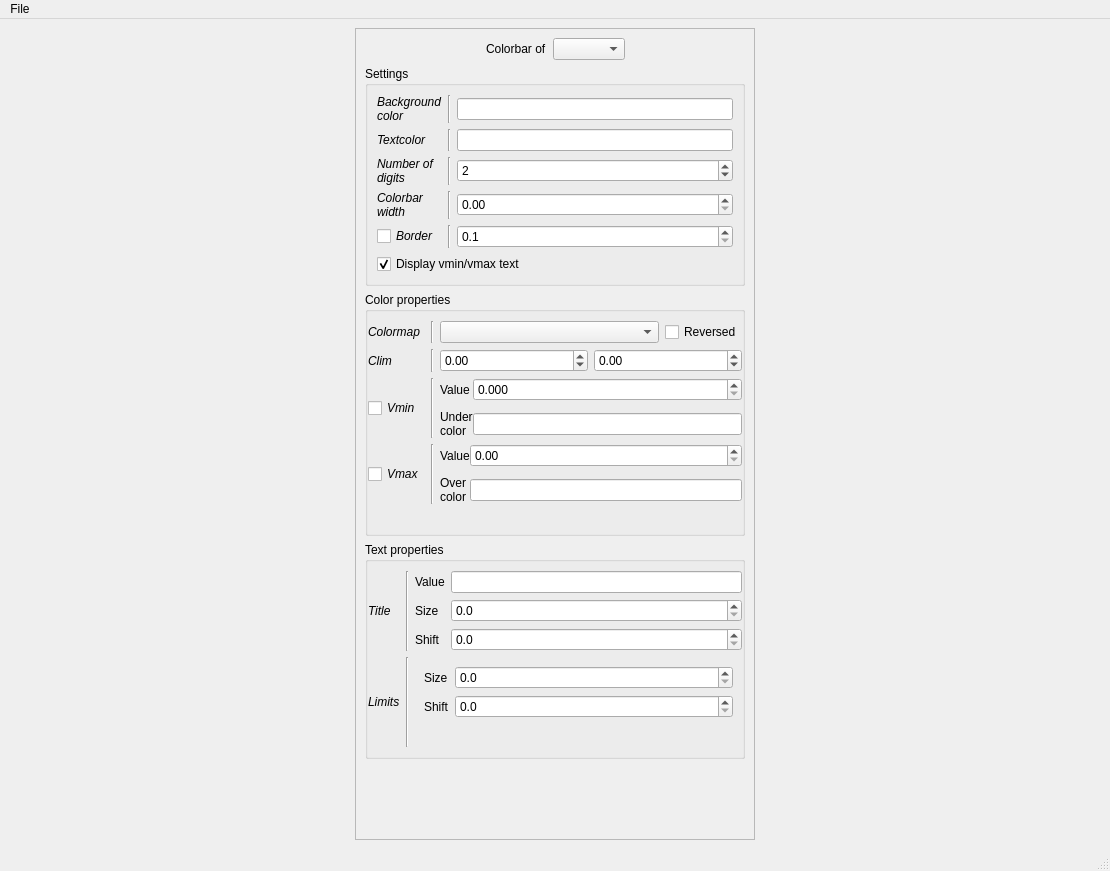
<?xml version="1.0" encoding="UTF-8"?>
<ui version="4.0">
 <class>MainWindow</class>
 <widget class="QMainWindow" name="MainWindow">
  <property name="geometry">
   <rect>
    <x>0</x>
    <y>0</y>
    <width>1110</width>
    <height>871</height>
   </rect>
  </property>
  <property name="windowTitle">
   <string>Colorbar editor</string>
  </property>
  <widget class="QWidget" name="centralwidget">
   <layout class="QHBoxLayout" name="horizontalLayout_2">
    <item>
     <widget class="QFrame" name="frame">
      <property name="minimumSize">
       <size>
        <width>300</width>
        <height>0</height>
       </size>
      </property>
      <property name="maximumSize">
       <size>
        <width>400</width>
        <height>16777215</height>
       </size>
      </property>
      <property name="frameShape">
       <enum>QFrame::StyledPanel</enum>
      </property>
      <property name="frameShadow">
       <enum>QFrame::Raised</enum>
      </property>
      <layout class="QVBoxLayout" name="verticalLayout">
       <item>
        <layout class="QHBoxLayout" name="horizontalLayout">
         <item>
          <spacer name="horizontalSpacer">
           <property name="orientation">
            <enum>Qt::Horizontal</enum>
           </property>
           <property name="sizeHint" stdset="0">
            <size>
             <width>40</width>
             <height>20</height>
            </size>
           </property>
          </spacer>
         </item>
         <item>
          <widget class="QLabel" name="label_18">
           <property name="text">
            <string>Colorbar of</string>
           </property>
          </widget>
         </item>
         <item>
          <widget class="QComboBox" name="cbObject"/>
         </item>
         <item>
          <spacer name="horizontalSpacer_4">
           <property name="orientation">
            <enum>Qt::Horizontal</enum>
           </property>
           <property name="sizeHint" stdset="0">
            <size>
             <width>40</width>
             <height>20</height>
            </size>
           </property>
          </spacer>
         </item>
        </layout>
       </item>
       <item>
        <widget class="QGroupBox" name="groupBox_3">
         <property name="title">
          <string>Settings</string>
         </property>
         <layout class="QVBoxLayout" name="verticalLayout_9">
          <item>
           <layout class="QGridLayout" name="gridLayout_7">
            <item row="5" column="0" colspan="3">
             <widget class="QCheckBox" name="cbLimTxt">
              <property name="text">
               <string>Display vmin/vmax text</string>
              </property>
              <property name="checked">
               <bool>true</bool>
              </property>
             </widget>
            </item>
            <item row="2" column="1">
             <widget class="Line" name="line_9">
              <property name="orientation">
               <enum>Qt::Vertical</enum>
              </property>
             </widget>
            </item>
            <item row="2" column="2">
             <widget class="QSpinBox" name="cbDigits">
              <property name="minimum">
               <number>1</number>
              </property>
              <property name="maximum">
               <number>6</number>
              </property>
              <property name="value">
               <number>2</number>
              </property>
             </widget>
            </item>
            <item row="3" column="0">
             <widget class="QLabel" name="label_17">
              <property name="font">
               <font>
                <italic>true</italic>
               </font>
              </property>
              <property name="text">
               <string>Colorbar
width</string>
              </property>
             </widget>
            </item>
            <item row="0" column="2">
             <widget class="QLineEdit" name="cbBckCol"/>
            </item>
            <item row="3" column="1">
             <widget class="Line" name="line_10">
              <property name="orientation">
               <enum>Qt::Vertical</enum>
              </property>
             </widget>
            </item>
            <item row="1" column="2">
             <widget class="QLineEdit" name="cbTxtCol"/>
            </item>
            <item row="1" column="1">
             <widget class="Line" name="line_7">
              <property name="orientation">
               <enum>Qt::Vertical</enum>
              </property>
             </widget>
            </item>
            <item row="2" column="0">
             <widget class="QLabel" name="label_16">
              <property name="font">
               <font>
                <italic>true</italic>
               </font>
              </property>
              <property name="text">
               <string>Number of
digits</string>
              </property>
             </widget>
            </item>
            <item row="0" column="1">
             <widget class="Line" name="line_6">
              <property name="orientation">
               <enum>Qt::Vertical</enum>
              </property>
             </widget>
            </item>
            <item row="0" column="0">
             <widget class="QLabel" name="label_8">
              <property name="font">
               <font>
                <italic>true</italic>
               </font>
              </property>
              <property name="text">
               <string>Background
color</string>
              </property>
             </widget>
            </item>
            <item row="3" column="2">
             <widget class="QDoubleSpinBox" name="cbWidth">
              <property name="singleStep">
               <double>0.010000000000000</double>
              </property>
             </widget>
            </item>
            <item row="4" column="0">
             <widget class="QCheckBox" name="cbBorder">
              <property name="font">
               <font>
                <italic>true</italic>
               </font>
              </property>
              <property name="text">
               <string>Border</string>
              </property>
             </widget>
            </item>
            <item row="4" column="1">
             <widget class="Line" name="line_11">
              <property name="orientation">
               <enum>Qt::Vertical</enum>
              </property>
             </widget>
            </item>
            <item row="1" column="0">
             <widget class="QLabel" name="label_9">
              <property name="font">
               <font>
                <italic>true</italic>
               </font>
              </property>
              <property name="text">
               <string>Textcolor</string>
              </property>
             </widget>
            </item>
            <item row="4" column="2">
             <widget class="QDoubleSpinBox" name="cbBw">
              <property name="decimals">
               <number>1</number>
              </property>
              <property name="minimum">
               <double>0.100000000000000</double>
              </property>
             </widget>
            </item>
           </layout>
          </item>
         </layout>
        </widget>
       </item>
       <item>
        <widget class="QGroupBox" name="groupBox_2">
         <property name="title">
          <string>Color properties</string>
         </property>
         <layout class="QVBoxLayout" name="verticalLayout_4">
          <property name="leftMargin">
           <number>0</number>
          </property>
          <property name="rightMargin">
           <number>0</number>
          </property>
          <item>
           <layout class="QGridLayout" name="gridLayout">
            <item row="3" column="2" colspan="2">
             <widget class="QWidget" name="cbVmaxW" native="true">
              <layout class="QVBoxLayout" name="verticalLayout_3">
               <property name="spacing">
                <number>0</number>
               </property>
               <property name="margin">
                <number>0</number>
               </property>
               <item>
                <layout class="QGridLayout" name="gridLayout_3">
                 <property name="verticalSpacing">
                  <number>9</number>
                 </property>
                 <item row="1" column="1">
                  <widget class="QLineEdit" name="cbVmaxOver"/>
                 </item>
                 <item row="0" column="0">
                  <widget class="QLabel" name="label_5">
                   <property name="text">
                    <string>Value</string>
                   </property>
                  </widget>
                 </item>
                 <item row="0" column="1">
                  <widget class="QDoubleSpinBox" name="cbVmaxVal"/>
                 </item>
                 <item row="1" column="0">
                  <widget class="QLabel" name="label_6">
                   <property name="text">
                    <string>Over
color</string>
                   </property>
                  </widget>
                 </item>
                </layout>
               </item>
              </layout>
             </widget>
            </item>
            <item row="0" column="2">
             <widget class="QComboBox" name="cbCmap"/>
            </item>
            <item row="0" column="3">
             <widget class="QCheckBox" name="cbCmapRev">
              <property name="text">
               <string>Reversed</string>
              </property>
             </widget>
            </item>
            <item row="1" column="1">
             <widget class="Line" name="line_3">
              <property name="orientation">
               <enum>Qt::Vertical</enum>
              </property>
             </widget>
            </item>
            <item row="3" column="1">
             <widget class="Line" name="line_2">
              <property name="orientation">
               <enum>Qt::Vertical</enum>
              </property>
             </widget>
            </item>
            <item row="2" column="1">
             <widget class="Line" name="line">
              <property name="orientation">
               <enum>Qt::Vertical</enum>
              </property>
             </widget>
            </item>
            <item row="0" column="1">
             <widget class="Line" name="line_4">
              <property name="orientation">
               <enum>Qt::Vertical</enum>
              </property>
             </widget>
            </item>
            <item row="2" column="2" colspan="2">
             <widget class="QWidget" name="cbVminW" native="true">
              <layout class="QVBoxLayout" name="verticalLayout_2">
               <property name="spacing">
                <number>0</number>
               </property>
               <property name="margin">
                <number>0</number>
               </property>
               <item>
                <layout class="QGridLayout" name="gridLayout_2">
                 <property name="verticalSpacing">
                  <number>9</number>
                 </property>
                 <item row="0" column="0">
                  <widget class="QLabel" name="label_3">
                   <property name="text">
                    <string>Value</string>
                   </property>
                  </widget>
                 </item>
                 <item row="0" column="1">
                  <widget class="QDoubleSpinBox" name="cbVminVal">
                   <property name="decimals">
                    <number>3</number>
                   </property>
                  </widget>
                 </item>
                 <item row="1" column="0">
                  <widget class="QLabel" name="label_4">
                   <property name="text">
                    <string>Under
color</string>
                   </property>
                  </widget>
                 </item>
                 <item row="1" column="1">
                  <widget class="QLineEdit" name="cbVminUnder"/>
                 </item>
                </layout>
               </item>
              </layout>
             </widget>
            </item>
            <item row="4" column="2">
             <spacer name="horizontalSpacer_3">
              <property name="orientation">
               <enum>Qt::Horizontal</enum>
              </property>
              <property name="sizeHint" stdset="0">
               <size>
                <width>40</width>
                <height>20</height>
               </size>
              </property>
             </spacer>
            </item>
            <item row="3" column="0">
             <widget class="QCheckBox" name="cbVmaxChk">
              <property name="font">
               <font>
                <italic>true</italic>
               </font>
              </property>
              <property name="text">
               <string>Vmax</string>
              </property>
             </widget>
            </item>
            <item row="2" column="0">
             <widget class="QCheckBox" name="cbVminChk">
              <property name="font">
               <font>
                <italic>true</italic>
               </font>
              </property>
              <property name="text">
               <string>Vmin</string>
              </property>
             </widget>
            </item>
            <item row="1" column="0">
             <widget class="QLabel" name="label_2">
              <property name="font">
               <font>
                <italic>true</italic>
               </font>
              </property>
              <property name="text">
               <string>Clim</string>
              </property>
             </widget>
            </item>
            <item row="0" column="0">
             <widget class="QLabel" name="label">
              <property name="font">
               <font>
                <italic>true</italic>
               </font>
              </property>
              <property name="text">
               <string>Colormap</string>
              </property>
             </widget>
            </item>
            <item row="1" column="2" colspan="2">
             <widget class="QWidget" name="widget" native="true">
              <layout class="QHBoxLayout" name="horizontalLayout_4">
               <property name="margin">
                <number>0</number>
               </property>
               <item>
                <layout class="QHBoxLayout" name="horizontalLayout_3">
                 <item>
                  <widget class="QDoubleSpinBox" name="cbClimm">
                   <property name="minimum">
                    <double>-16777215.000000000000000</double>
                   </property>
                   <property name="maximum">
                    <double>16777215.000000000000000</double>
                   </property>
                  </widget>
                 </item>
                 <item>
                  <widget class="QDoubleSpinBox" name="cbClimM">
                   <property name="minimum">
                    <double>-16777215.000000000000000</double>
                   </property>
                   <property name="maximum">
                    <double>16777215.000000000000000</double>
                   </property>
                  </widget>
                 </item>
                </layout>
               </item>
              </layout>
             </widget>
            </item>
           </layout>
          </item>
         </layout>
        </widget>
       </item>
       <item>
        <widget class="QGroupBox" name="groupBox">
         <property name="title">
          <string>Text properties</string>
         </property>
         <layout class="QVBoxLayout" name="verticalLayout_5">
          <property name="leftMargin">
           <number>0</number>
          </property>
          <property name="rightMargin">
           <number>0</number>
          </property>
          <item>
           <layout class="QGridLayout" name="gridLayout_4">
            <item row="0" column="1">
             <widget class="Line" name="line_5">
              <property name="orientation">
               <enum>Qt::Vertical</enum>
              </property>
             </widget>
            </item>
            <item row="0" column="2">
             <widget class="QWidget" name="widget_3" native="true">
              <layout class="QVBoxLayout" name="verticalLayout_6">
               <property name="margin">
                <number>0</number>
               </property>
               <item>
                <layout class="QGridLayout" name="gridLayout_5">
                 <item row="0" column="1">
                  <widget class="QLineEdit" name="cbCblabel"/>
                 </item>
                 <item row="1" column="0">
                  <widget class="QLabel" name="label_11">
                   <property name="text">
                    <string>Size</string>
                   </property>
                  </widget>
                 </item>
                 <item row="0" column="0">
                  <widget class="QLabel" name="label_10">
                   <property name="text">
                    <string>Value</string>
                   </property>
                  </widget>
                 </item>
                 <item row="1" column="1">
                  <widget class="QDoubleSpinBox" name="cbCbTxtSz">
                   <property name="decimals">
                    <number>1</number>
                   </property>
                  </widget>
                 </item>
                 <item row="2" column="0">
                  <widget class="QLabel" name="label_13">
                   <property name="text">
                    <string>Shift</string>
                   </property>
                  </widget>
                 </item>
                 <item row="2" column="1">
                  <widget class="QDoubleSpinBox" name="cbCbTxtSh">
                   <property name="decimals">
                    <number>1</number>
                   </property>
                   <property name="singleStep">
                    <double>0.100000000000000</double>
                   </property>
                  </widget>
                 </item>
                </layout>
               </item>
              </layout>
             </widget>
            </item>
            <item row="0" column="0">
             <widget class="QLabel" name="label_7">
              <property name="font">
               <font>
                <italic>true</italic>
               </font>
              </property>
              <property name="text">
               <string>Title</string>
              </property>
             </widget>
            </item>
            <item row="1" column="0">
             <widget class="QLabel" name="label_12">
              <property name="font">
               <font>
                <italic>true</italic>
               </font>
              </property>
              <property name="text">
               <string>Limits</string>
              </property>
             </widget>
            </item>
            <item row="1" column="1">
             <widget class="Line" name="line_8">
              <property name="orientation">
               <enum>Qt::Vertical</enum>
              </property>
             </widget>
            </item>
            <item row="1" column="2">
             <widget class="QWidget" name="widget_4" native="true">
              <layout class="QVBoxLayout" name="verticalLayout_8">
               <item>
                <layout class="QGridLayout" name="gridLayout_6">
                 <item row="1" column="1">
                  <widget class="QDoubleSpinBox" name="cbTxtSh">
                   <property name="decimals">
                    <number>1</number>
                   </property>
                   <property name="singleStep">
                    <double>0.100000000000000</double>
                   </property>
                  </widget>
                 </item>
                 <item row="0" column="1">
                  <widget class="QDoubleSpinBox" name="cbTxtSz">
                   <property name="decimals">
                    <number>1</number>
                   </property>
                  </widget>
                 </item>
                 <item row="0" column="0">
                  <widget class="QLabel" name="label_14">
                   <property name="text">
                    <string>Size</string>
                   </property>
                  </widget>
                 </item>
                 <item row="1" column="0">
                  <widget class="QLabel" name="label_15">
                   <property name="text">
                    <string>Shift</string>
                   </property>
                  </widget>
                 </item>
                 <item row="2" column="1">
                  <spacer name="horizontalSpacer_2">
                   <property name="orientation">
                    <enum>Qt::Horizontal</enum>
                   </property>
                   <property name="sizeHint" stdset="0">
                    <size>
                     <width>40</width>
                     <height>20</height>
                    </size>
                   </property>
                  </spacer>
                 </item>
                </layout>
               </item>
              </layout>
             </widget>
            </item>
           </layout>
          </item>
         </layout>
        </widget>
       </item>
       <item>
        <spacer name="verticalSpacer">
         <property name="orientation">
          <enum>Qt::Vertical</enum>
         </property>
         <property name="sizeHint" stdset="0">
          <size>
           <width>20</width>
           <height>40</height>
          </size>
         </property>
        </spacer>
       </item>
      </layout>
     </widget>
    </item>
    <item>
     <layout class="QHBoxLayout" name="CbarLayout"/>
    </item>
   </layout>
  </widget>
  <widget class="QMenuBar" name="menubar">
   <property name="geometry">
    <rect>
     <x>0</x>
     <y>0</y>
     <width>1110</width>
     <height>25</height>
    </rect>
   </property>
   <widget class="QMenu" name="menuFile">
    <property name="title">
     <string>File</string>
    </property>
    <widget class="QMenu" name="menuConfiguration">
     <property name="title">
      <string>Configuration</string>
     </property>
     <addaction name="actionSaveConfig"/>
     <addaction name="actionLoadConfig"/>
    </widget>
    <addaction name="menuConfiguration"/>
    <addaction name="actionScreenshot"/>
   </widget>
   <addaction name="menuFile"/>
  </widget>
  <widget class="QStatusBar" name="statusbar"/>
  <action name="actionScreenshot">
   <property name="text">
    <string>Screenshot</string>
   </property>
  </action>
  <action name="actionSaveConfig">
   <property name="text">
    <string>Save</string>
   </property>
  </action>
  <action name="actionLoadConfig">
   <property name="text">
    <string>Load</string>
   </property>
  </action>
 </widget>
 <resources/>
 <connections/>
</ui>
